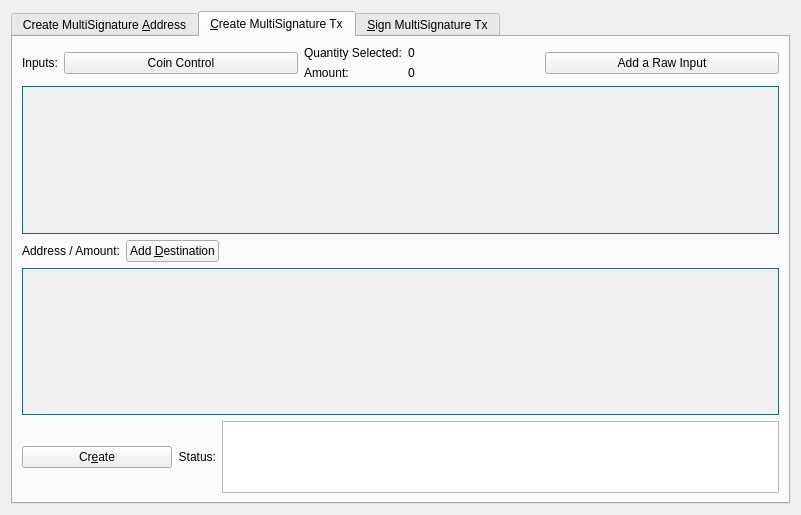
<?xml version="1.0" encoding="UTF-8"?>
<ui version="4.0">
 <class>MultisigDialog</class>
 <widget class="QDialog" name="MultisigDialog">
  <property name="geometry">
   <rect>
    <x>0</x>
    <y>0</y>
    <width>801</width>
    <height>515</height>
   </rect>
  </property>
  <property name="sizePolicy">
   <sizepolicy hsizetype="Fixed" vsizetype="Fixed">
    <horstretch>0</horstretch>
    <verstretch>0</verstretch>
   </sizepolicy>
  </property>
  <property name="windowTitle">
   <string>Multisignature Address Interactions</string>
  </property>
  <layout class="QVBoxLayout" name="verticalLayout_8">
   <item>
    <widget class="QTabWidget" name="multisigTabWidget">
     <property name="styleSheet">
      <string notr="true">QScrollArea{border: 1px solid #256770;}</string>
     </property>
     <property name="currentIndex">
      <number>1</number>
     </property>
     <widget class="QWidget" name="addMultisigTab">
      <property name="sizePolicy">
       <sizepolicy hsizetype="Minimum" vsizetype="Minimum">
        <horstretch>0</horstretch>
        <verstretch>0</verstretch>
       </sizepolicy>
      </property>
      <attribute name="title">
       <string>Create MultiSignature &amp;Address</string>
      </attribute>
      <layout class="QVBoxLayout" name="verticalLayout">
       <item>
        <layout class="QHBoxLayout" name="enterMLayout">
         <item>
          <widget class="QSpinBox" name="enterMSpinbox">
           <property name="sizePolicy">
            <sizepolicy hsizetype="Fixed" vsizetype="Fixed">
             <horstretch>0</horstretch>
             <verstretch>0</verstretch>
            </sizepolicy>
           </property>
           <property name="toolTip">
            <string>How many people must sign to verify a transaction</string>
           </property>
           <property name="minimum">
            <number>1</number>
           </property>
           <property name="maximum">
            <number>15</number>
           </property>
           <property name="value">
            <number>1</number>
           </property>
          </widget>
         </item>
         <item>
          <widget class="QLabel" name="enterMLabel">
           <property name="text">
            <string>Enter the minimum number of signatures required to sign transactions</string>
           </property>
          </widget>
         </item>
        </layout>
       </item>
       <item>
        <layout class="QHBoxLayout" name="addressLabelLayout">
         <item>
          <widget class="QLabel" name="addressLableLabel">
           <property name="text">
            <string>Address Label:</string>
           </property>
          </widget>
         </item>
         <item>
          <widget class="QLineEdit" name="multisigAddressLabel"/>
         </item>
        </layout>
       </item>
       <item>
        <layout class="QHBoxLayout" name="addAddressLayout">
         <item>
          <widget class="QPushButton" name="addAddressButton">
           <property name="toolTip">
            <string>Add another address that could sign to verify a transaction from the multisig address.</string>
           </property>
           <property name="text">
            <string>&amp;Add Address / Key</string>
           </property>
           <property name="icon">
            <iconset resource="../comma.qrc">
             <normaloff>:/icons/add</normaloff>:/icons/add</iconset>
           </property>
           <property name="autoDefault">
            <bool>false</bool>
           </property>
          </widget>
         </item>
         <item>
          <widget class="QLabel" name="addAddressLabel">
           <property name="sizePolicy">
            <sizepolicy hsizetype="Preferred" vsizetype="Fixed">
             <horstretch>0</horstretch>
             <verstretch>0</verstretch>
            </sizepolicy>
           </property>
           <property name="text">
            <string>Local addresses or public keys that can sign:</string>
           </property>
          </widget>
         </item>
         <item>
          <spacer name="addAddressSpacer_2">
           <property name="orientation">
            <enum>Qt::Horizontal</enum>
           </property>
           <property name="sizeHint" stdset="0">
            <size>
             <width>40</width>
             <height>10</height>
            </size>
           </property>
          </spacer>
         </item>
        </layout>
       </item>
       <item>
        <widget class="QScrollArea" name="addAddressScrollArea">
         <property name="sizePolicy">
          <sizepolicy hsizetype="Preferred" vsizetype="Expanding">
           <horstretch>0</horstretch>
           <verstretch>0</verstretch>
          </sizepolicy>
         </property>
         <property name="widgetResizable">
          <bool>true</bool>
         </property>
         <widget class="QWidget" name="addAddressWidget">
          <property name="geometry">
           <rect>
            <x>0</x>
            <y>0</y>
            <width>759</width>
            <height>166</height>
           </rect>
          </property>
          <layout class="QVBoxLayout" name="verticalLayout_5">
           <item>
            <layout class="QVBoxLayout" name="addressList"/>
           </item>
           <item>
            <spacer name="verticalSpacer">
             <property name="orientation">
              <enum>Qt::Vertical</enum>
             </property>
             <property name="sizeHint" stdset="0">
              <size>
               <width>20</width>
               <height>40</height>
              </size>
             </property>
            </spacer>
           </item>
          </layout>
         </widget>
        </widget>
       </item>
       <item>
        <layout class="QHBoxLayout" name="addMultisigLayout">
         <item>
          <widget class="QPushButton" name="addMultisigButton">
           <property name="sizePolicy">
            <sizepolicy hsizetype="Preferred" vsizetype="Fixed">
             <horstretch>0</horstretch>
             <verstretch>0</verstretch>
            </sizepolicy>
           </property>
           <property name="toolTip">
            <string>Create a new multisig address</string>
           </property>
           <property name="toolTipDuration">
            <number>-3</number>
           </property>
           <property name="text">
            <string>C&amp;reate</string>
           </property>
           <property name="icon">
            <iconset resource="../comma.qrc">
             <normaloff>:/icons/filesave</normaloff>:/icons/filesave</iconset>
           </property>
           <property name="autoDefault">
            <bool>false</bool>
           </property>
          </widget>
         </item>
         <item>
          <widget class="QLabel" name="label">
           <property name="text">
            <string>Status:</string>
           </property>
          </widget>
         </item>
         <item>
          <widget class="QTextEdit" name="addMultisigStatus">
           <property name="sizePolicy">
            <sizepolicy hsizetype="Expanding" vsizetype="Fixed">
             <horstretch>0</horstretch>
             <verstretch>0</verstretch>
            </sizepolicy>
           </property>
           <property name="maximumSize">
            <size>
             <width>16777215</width>
             <height>75</height>
            </size>
           </property>
           <property name="readOnly">
            <bool>true</bool>
           </property>
           <property name="textInteractionFlags">
            <set>Qt::TextSelectableByKeyboard|Qt::TextSelectableByMouse</set>
           </property>
          </widget>
         </item>
        </layout>
       </item>
       <item>
        <widget class="QLabel" name="label_2">
         <property name="sizePolicy">
          <sizepolicy hsizetype="Preferred" vsizetype="Preferred">
           <horstretch>0</horstretch>
           <verstretch>0</verstretch>
          </sizepolicy>
         </property>
         <property name="text">
          <string>Use below to quickly import an address by its redeem. Don't forget to add a label before clicking import!
Keep in mind, the wallet will rescan the blockchain to find transactions containing the new address.
Please be patient after clicking import.</string>
         </property>
         <property name="scaledContents">
          <bool>false</bool>
         </property>
         <property name="wordWrap">
          <bool>true</bool>
         </property>
        </widget>
       </item>
       <item>
        <layout class="QHBoxLayout" name="importLayout">
         <item>
          <widget class="QPushButton" name="importAddressButton">
           <property name="sizePolicy">
            <sizepolicy hsizetype="Fixed" vsizetype="Fixed">
             <horstretch>0</horstretch>
             <verstretch>0</verstretch>
            </sizepolicy>
           </property>
           <property name="text">
            <string>&amp;Import Redeem</string>
           </property>
           <property name="icon">
            <iconset resource="../comma.qrc">
             <normaloff>:/icons/receiving_addresses</normaloff>:/icons/receiving_addresses</iconset>
           </property>
          </widget>
         </item>
         <item>
          <widget class="QLineEdit" name="importRedeem">
           <property name="sizePolicy">
            <sizepolicy hsizetype="Preferred" vsizetype="Fixed">
             <horstretch>0</horstretch>
             <verstretch>0</verstretch>
            </sizepolicy>
           </property>
          </widget>
         </item>
        </layout>
       </item>
      </layout>
     </widget>
     <widget class="QWidget" name="createTransactionTab">
      <attribute name="title">
       <string>&amp;Create MultiSignature Tx</string>
      </attribute>
      <layout class="QVBoxLayout" name="verticalLayout_3">
       <item>
        <layout class="QHBoxLayout" name="horizontalLayout_2">
         <item>
          <layout class="QVBoxLayout" name="createTxLayout">
           <item>
            <layout class="QHBoxLayout" name="addTxInputLayout">
             <item>
              <widget class="QLabel" name="addTxInputLabel">
               <property name="sizePolicy">
                <sizepolicy hsizetype="Fixed" vsizetype="Preferred">
                 <horstretch>0</horstretch>
                 <verstretch>0</verstretch>
                </sizepolicy>
               </property>
               <property name="text">
                <string>Inputs:</string>
               </property>
              </widget>
             </item>
             <item>
              <widget class="QPushButton" name="pushButtonCoinControl">
               <property name="sizePolicy">
                <sizepolicy hsizetype="Preferred" vsizetype="Fixed">
                 <horstretch>0</horstretch>
                 <verstretch>0</verstretch>
                </sizepolicy>
               </property>
               <property name="text">
                <string>Coin Control</string>
               </property>
              </widget>
             </item>
             <item>
              <layout class="QFormLayout" name="formLayout_2">
               <property name="rightMargin">
                <number>10</number>
               </property>
               <item row="0" column="0">
                <widget class="QLabel" name="labelQuantity">
                 <property name="text">
                  <string>Quantity Selected:</string>
                 </property>
                </widget>
               </item>
               <item row="0" column="1">
                <widget class="QLabel" name="labelQuantity_int">
                 <property name="text">
                  <string>0</string>
                 </property>
                </widget>
               </item>
               <item row="1" column="0">
                <widget class="QLabel" name="labelAmount">
                 <property name="text">
                  <string>Amount:</string>
                 </property>
                </widget>
               </item>
               <item row="1" column="1">
                <widget class="QLabel" name="labelAmount_int">
                 <property name="text">
                  <string>0</string>
                 </property>
                </widget>
               </item>
              </layout>
             </item>
             <item>
              <widget class="QPushButton" name="addInputButton">
               <property name="sizePolicy">
                <sizepolicy hsizetype="Preferred" vsizetype="Fixed">
                 <horstretch>0</horstretch>
                 <verstretch>0</verstretch>
                </sizepolicy>
               </property>
               <property name="toolTip">
                <string>Add an input to fund the outputs</string>
               </property>
               <property name="text">
                <string>Add a Raw Input</string>
               </property>
               <property name="icon">
                <iconset resource="../comma.qrc">
                 <normaloff>:/css/default</normaloff>:/css/default</iconset>
               </property>
              </widget>
             </item>
            </layout>
           </item>
           <item>
            <widget class="QScrollArea" name="txInputsScrollArea">
             <property name="sizePolicy">
              <sizepolicy hsizetype="Preferred" vsizetype="Expanding">
               <horstretch>0</horstretch>
               <verstretch>0</verstretch>
              </sizepolicy>
             </property>
             <property name="widgetResizable">
              <bool>true</bool>
             </property>
             <widget class="QWidget" name="txInputsWidget">
              <property name="geometry">
               <rect>
                <x>0</x>
                <y>0</y>
                <width>747</width>
                <height>131</height>
               </rect>
              </property>
              <layout class="QVBoxLayout" name="verticalLayout_7">
               <item>
                <layout class="QVBoxLayout" name="inputsList"/>
               </item>
               <item>
                <spacer name="txInputsSpacer">
                 <property name="orientation">
                  <enum>Qt::Vertical</enum>
                 </property>
                 <property name="sizeHint" stdset="0">
                  <size>
                   <width>20</width>
                   <height>80</height>
                  </size>
                 </property>
                </spacer>
               </item>
              </layout>
             </widget>
            </widget>
           </item>
           <item>
            <layout class="QHBoxLayout" name="addDestinationLayout">
             <item>
              <widget class="QLabel" name="addDestinationLabel">
               <property name="text">
                <string>Address / Amount:</string>
               </property>
              </widget>
             </item>
             <item>
              <widget class="QPushButton" name="addDestinationButton">
               <property name="sizePolicy">
                <sizepolicy hsizetype="Fixed" vsizetype="Fixed">
                 <horstretch>0</horstretch>
                 <verstretch>0</verstretch>
                </sizepolicy>
               </property>
               <property name="toolTip">
                <string>Add destinations to send CMC to</string>
               </property>
               <property name="text">
                <string>Add &amp;Destination</string>
               </property>
               <property name="icon">
                <iconset resource="../comma.qrc">
                 <normaloff>:/icons/add</normaloff>:/icons/add</iconset>
               </property>
              </widget>
             </item>
             <item>
              <spacer name="addDestinationHorizontalSpacer">
               <property name="orientation">
                <enum>Qt::Horizontal</enum>
               </property>
               <property name="sizeHint" stdset="0">
                <size>
                 <width>40</width>
                 <height>20</height>
                </size>
               </property>
              </spacer>
             </item>
            </layout>
           </item>
           <item>
            <widget class="QScrollArea" name="destionationsScrollArea">
             <property name="sizePolicy">
              <sizepolicy hsizetype="Expanding" vsizetype="Expanding">
               <horstretch>0</horstretch>
               <verstretch>0</verstretch>
              </sizepolicy>
             </property>
             <property name="widgetResizable">
              <bool>true</bool>
             </property>
             <widget class="QWidget" name="destinationsScrollAreaContents">
              <property name="geometry">
               <rect>
                <x>0</x>
                <y>0</y>
                <width>747</width>
                <height>130</height>
               </rect>
              </property>
              <layout class="QVBoxLayout" name="verticalLayout_11">
               <item>
                <layout class="QVBoxLayout" name="destinationsList"/>
               </item>
               <item>
                <spacer name="destinationsSpacer">
                 <property name="orientation">
                  <enum>Qt::Vertical</enum>
                 </property>
                 <property name="sizeHint" stdset="0">
                  <size>
                   <width>20</width>
                   <height>20</height>
                  </size>
                 </property>
                </spacer>
               </item>
              </layout>
             </widget>
            </widget>
           </item>
           <item>
            <layout class="QHBoxLayout" name="horizontalLayout_4">
             <item>
              <widget class="QPushButton" name="createButton">
               <property name="sizePolicy">
                <sizepolicy hsizetype="Fixed" vsizetype="Fixed">
                 <horstretch>0</horstretch>
                 <verstretch>0</verstretch>
                </sizepolicy>
               </property>
               <property name="minimumSize">
                <size>
                 <width>150</width>
                 <height>0</height>
                </size>
               </property>
               <property name="toolTip">
                <string>Create a transaction object using the given inputs to the given outputs</string>
               </property>
               <property name="text">
                <string>Cr&amp;eate</string>
               </property>
               <property name="icon">
                <iconset resource="../comma.qrc">
                 <normaloff>:/icons/export</normaloff>:/icons/export</iconset>
               </property>
               <property name="autoDefault">
                <bool>false</bool>
               </property>
               <property name="default">
                <bool>true</bool>
               </property>
              </widget>
             </item>
             <item>
              <widget class="QLabel" name="createButtonLabel">
               <property name="sizePolicy">
                <sizepolicy hsizetype="Fixed" vsizetype="Preferred">
                 <horstretch>0</horstretch>
                 <verstretch>0</verstretch>
                </sizepolicy>
               </property>
               <property name="text">
                <string>Status:</string>
               </property>
               <property name="alignment">
                <set>Qt::AlignRight|Qt::AlignTrailing|Qt::AlignVCenter</set>
               </property>
              </widget>
             </item>
             <item>
              <widget class="QTextEdit" name="createButtonStatus">
               <property name="sizePolicy">
                <sizepolicy hsizetype="Expanding" vsizetype="Minimum">
                 <horstretch>0</horstretch>
                 <verstretch>0</verstretch>
                </sizepolicy>
               </property>
               <property name="maximumSize">
                <size>
                 <width>16777215</width>
                 <height>16777215</height>
                </size>
               </property>
               <property name="sizeAdjustPolicy">
                <enum>QAbstractScrollArea::AdjustToContents</enum>
               </property>
               <property name="readOnly">
                <bool>true</bool>
               </property>
              </widget>
             </item>
            </layout>
           </item>
          </layout>
         </item>
         <item>
          <layout class="QHBoxLayout" name="horizontalLayout_3"/>
         </item>
        </layout>
       </item>
      </layout>
     </widget>
     <widget class="QWidget" name="signMultisigTransaction">
      <property name="styleSheet">
       <string notr="true">txScrollArea:{
	border: 1px solid #256770;
}
keyScrollArea:{
	border: 1px solid #256770;
}
txScrollArea:{
	border: 1px solid #256770;
}</string>
      </property>
      <attribute name="title">
       <string>&amp;Sign MultiSignature Tx</string>
      </attribute>
      <layout class="QVBoxLayout" name="verticalLayout_4">
       <item>
        <layout class="QHBoxLayout" name="transactionHexLayout">
         <item>
          <widget class="QLabel" name="transactionHexLabel">
           <property name="text">
            <string>Transaction Hex:</string>
           </property>
          </widget>
         </item>
         <item>
          <widget class="QLineEdit" name="transactionHex">
           <property name="toolTip">
            <string/>
           </property>
          </widget>
         </item>
        </layout>
       </item>
       <item>
        <layout class="QHBoxLayout" name="horizontalLayout">
         <item>
          <layout class="QVBoxLayout" name="verticalLayout_2">
           <item>
            <layout class="QHBoxLayout" name="horizontalLayout_7">
             <item>
              <widget class="QPushButton" name="signButton">
               <property name="sizePolicy">
                <sizepolicy hsizetype="Preferred" vsizetype="Fixed">
                 <horstretch>0</horstretch>
                 <verstretch>0</verstretch>
                </sizepolicy>
               </property>
               <property name="minimumSize">
                <size>
                 <width>150</width>
                 <height>0</height>
                </size>
               </property>
               <property name="toolTip">
                <string>Sign the transaction from this wallet or from provided private keys</string>
               </property>
               <property name="text">
                <string>S&amp;ign</string>
               </property>
               <property name="icon">
                <iconset resource="../comma.qrc">
                 <normaloff>:/icons/edit</normaloff>:/icons/edit</iconset>
               </property>
               <property name="autoDefault">
                <bool>false</bool>
               </property>
               <property name="default">
                <bool>true</bool>
               </property>
              </widget>
             </item>
             <item>
              <widget class="QPushButton" name="commitButton">
               <property name="enabled">
                <bool>false</bool>
               </property>
               <property name="sizePolicy">
                <sizepolicy hsizetype="Preferred" vsizetype="Fixed">
                 <horstretch>0</horstretch>
                 <verstretch>0</verstretch>
                </sizepolicy>
               </property>
               <property name="toolTip">
                <string>&lt;html&gt;&lt;head/&gt;&lt;body&gt;&lt;p&gt;DISABLED until transaction has been signed enough times.&lt;/p&gt;&lt;/body&gt;&lt;/html&gt;</string>
               </property>
               <property name="autoFillBackground">
                <bool>false</bool>
               </property>
               <property name="text">
                <string>Co&amp;mmit</string>
               </property>
               <property name="icon">
                <iconset resource="../comma.qrc">
                 <normaloff>:/icons/send</normaloff>:/icons/send</iconset>
               </property>
               <property name="autoDefault">
                <bool>true</bool>
               </property>
              </widget>
             </item>
             <item>
              <layout class="QHBoxLayout" name="addPrivKeyLayout">
               <item>
                <widget class="QPushButton" name="addPrivKeyButton">
                 <property name="sizePolicy">
                  <sizepolicy hsizetype="Fixed" vsizetype="Fixed">
                   <horstretch>0</horstretch>
                   <verstretch>0</verstretch>
                  </sizepolicy>
                 </property>
                 <property name="toolTip">
                  <string>Add private keys to sign the transaction with</string>
                 </property>
                 <property name="text">
                  <string>Add Private &amp;Key</string>
                 </property>
                 <property name="icon">
                  <iconset resource="../comma.qrc">
                   <normaloff>:/icons/add</normaloff>:/icons/add</iconset>
                 </property>
                </widget>
               </item>
               <item>
                <widget class="QLabel" name="addPrivKeyLabel">
                 <property name="text">
                  <string>Sign with only private keys (Not Recommened)</string>
                 </property>
                </widget>
               </item>
              </layout>
             </item>
            </layout>
           </item>
           <item>
            <layout class="QHBoxLayout" name="horizontalLayout_5">
             <item>
              <widget class="QLabel" name="signButtonStatusLabel">
               <property name="text">
                <string>Status:</string>
               </property>
              </widget>
             </item>
             <item>
              <widget class="QTextEdit" name="signButtonStatus">
               <property name="sizePolicy">
                <sizepolicy hsizetype="Expanding" vsizetype="Preferred">
                 <horstretch>0</horstretch>
                 <verstretch>0</verstretch>
                </sizepolicy>
               </property>
               <property name="maximumSize">
                <size>
                 <width>16777215</width>
                 <height>16777215</height>
                </size>
               </property>
               <property name="verticalScrollBarPolicy">
                <enum>Qt::ScrollBarAsNeeded</enum>
               </property>
               <property name="readOnly">
                <bool>true</bool>
               </property>
               <property name="textInteractionFlags">
                <set>Qt::TextSelectableByKeyboard|Qt::TextSelectableByMouse</set>
               </property>
              </widget>
             </item>
            </layout>
           </item>
           <item>
            <widget class="QScrollArea" name="keyScrollArea">
             <property name="sizePolicy">
              <sizepolicy hsizetype="Expanding" vsizetype="Expanding">
               <horstretch>0</horstretch>
               <verstretch>0</verstretch>
              </sizepolicy>
             </property>
             <property name="sizeAdjustPolicy">
              <enum>QAbstractScrollArea::AdjustToContents</enum>
             </property>
             <property name="widgetResizable">
              <bool>true</bool>
             </property>
             <widget class="QWidget" name="keyScrollAreaContents">
              <property name="geometry">
               <rect>
                <x>0</x>
                <y>0</y>
                <width>755</width>
                <height>168</height>
               </rect>
              </property>
              <layout class="QVBoxLayout" name="verticalLayout_9">
               <item>
                <layout class="QVBoxLayout" name="keyList"/>
               </item>
               <item>
                <spacer name="keySpacer">
                 <property name="orientation">
                  <enum>Qt::Vertical</enum>
                 </property>
                 <property name="sizeHint" stdset="0">
                  <size>
                   <width>20</width>
                   <height>20</height>
                  </size>
                 </property>
                </spacer>
               </item>
              </layout>
             </widget>
            </widget>
           </item>
          </layout>
         </item>
        </layout>
       </item>
      </layout>
     </widget>
    </widget>
   </item>
  </layout>
 </widget>
 <resources>
  <include location="../comma.qrc"/>
 </resources>
 <connections/>
</ui>
